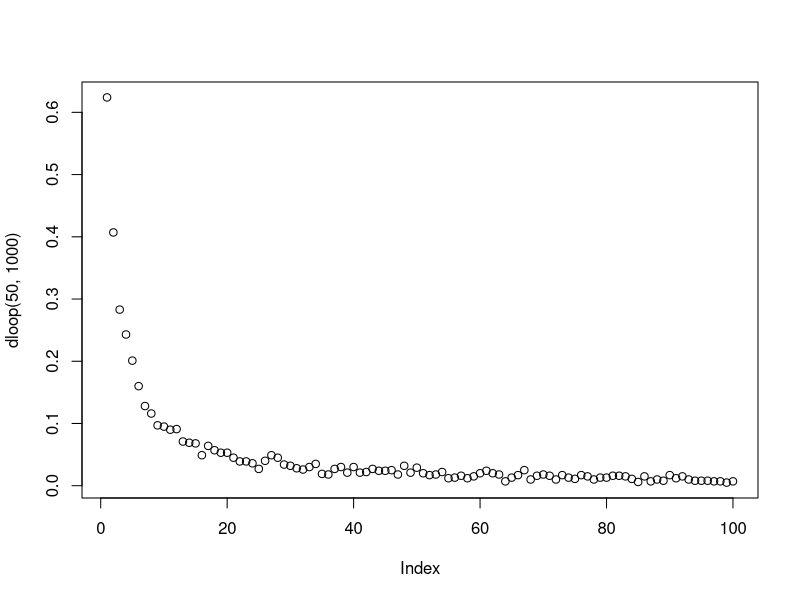

R code for this plot:
# Aidan Garrity (s1997567), Eleni Michaelidou (s2226022), Meshari Alrafidi (s2319759)

# Brief description of what each team member contributed to the project:

# Proportion of the work was undertaken by each team member: Aidan Garrity: 
#                                                            Eleni Michaelidou: 
#                                                            Meshari Alrafidi: 


# -------------------- Overview of the code --------------------

# We simulate the following puzzle: 2n prisoners are given a natural number to identify them, they enter a room 
# with 2n boxes, each box containing a number inside it and a number on it's lid. The prisoners' goal is to select the 
# box with their number in it. They are allowed to choose a maximum of n boxes. Three strategies are simulated here:
# Strategy 1. A prisoner selects the box with their number on the lid. If the number of the card inside the lid, k, is not their 
# number they go to box k and open it. They continue doing this until they either have found their number or have chosen 
# n boxes. 
# Strategy 2. The prisoner chooses a random box then repeats the steps in strategy 1.
# Strategy 3. n boxes are checked randomly 

#---------------------Part One----------------------------------

Pone <- function(n, k, strategy, nreps=10000){
  # This function estimates the probability a single prisoner succeeding in finding their number.
  # Input:  n: the maximum number of boxes the prisoner is allowed to open
  #         k: the prisoner’s number
  #         strategy: which strategy to implement {1,2,3}
  #         nreps (10000 by default): the number of iterations of the simulations to run (in order to estimate the probability)
  # Output: prob: probability of a single prisoner succeeding in finding their number.
  
  prisoners <- k
  prob <- strategy_selection(n, prisoners, strategy, nreps)
  return(prob)
}

Pall <- function(n, strategy, nreps=10000){
  # This function estimates the probability of all prisoners finding their numbers.
  # Input:  n: the maximum number of boxes a prisoner is allowed to open
  #         strategy: which strategy to implement {1,2,3}
  #         nreps (10000 by default): the number of iterations of the simulations to run (in order to estimate the probability)
  # Output: prob: probability of all prisoners succeeding in finding their number.
  
  # Assigning a unique prisoner number to each of the 2n prisoners.
  prisoners <- c(1:(2*n))
  prob <- strategy_selection(n, prisoners, strategy, nreps)
  return(prob)
}


strategy_selection <- function(n, prisoners, strategy, nreps){
  
  if (strategy == 1) {
    
    # The prisoner(s) select(s) the box with their number on the lid as their first box.
    initial_box <- prisoners
    
    prob <- following_numbers(n, prisoners, initial_box, nreps)
    
  }
  else if (strategy ==2) {
    
    # The prisoner(s) select(s) the first box randomly.
    # Two prisoners can start from the same box (replace = TRUE)
    initial_box <- sample(1:(2*n), size=length(prisoners), replace = TRUE)
    
    prob <- following_numbers(n, prisoners, initial_box, nreps)
    
  }
  else if (strategy == 3){
    
    prob <- picking_randomly(n, prisoners, nreps)
    
  }
}


following_numbers <- function(n, prisoners, initial_box, nreps){
  # This function estimates the probability of a single prisoner succeeding in finding their number.
  # The prisoner opens boxes by following the numbers on the card within the boxes.
  # Input:  n: the maximum number of boxes the prisoner is allowed to open
  #         k: the prisoner’s number
  #         nreps: the number of iterations of the simulations to run (in order to estimate the probability)
  # Output: prob: probability of a single prisoner succeeding in finding their number.
  
  
  # success_trial represents the number of trials all prisoners (participating in the experiment) finding their boxes.
  # Initialization of "success_trial"
  success_trial <- 0  
  
  
  # Running the experiment nreps times
  for (i in 1:nreps){
    
    # boxes_found represents the number of prisoners found their boxes.
    # Reset of "boxes_found" in each repetition.
    boxes_found <- 0 
    
    # Assign numbers (1 to 2*n) randomly within the 2*n boxes before starting the experiment.
    # Random placement of numbers within the boxes in each simulation.
    boxes <- sample(1:(2*n), 2*n, replace=FALSE)
    
    pick <- c()
    
    for (k in 1:length(prisoners)){
      
      # Initial box for the experiment based on the strategy for each prisoner
      pick <- initial_box[k]
      
      # The prisoner repeat the process of opening boxes until they have either found the card
      # with their number on it (break the loop) or opened n boxes without finding it.
      for (trial in 1:n){
        
        # Exit the loop when the prisoner finds the card in the box with their number.
        if (boxes[pick] == prisoners[k]){
          boxes_found <- boxes_found + 1
          break
        }else{
          pick = boxes[pick]
        }
      }
    }
    
    # A trial considers as success if all prisoners participating in the experiment find their number.
    if (boxes_found == length(prisoners)){
      success_trial <- success_trial + 1
    }
  }
  
  # probability of success (the prisoner(s) succeed(s) in finding their number).
  prob = success_trial / nreps
  return(prob)
}


picking_randomly <- function(n, prisoners, nreps){
  # This function estimates the probability of a single prisoner succeeding in finding their number.
  # The prisoner opens n boxes at random, checking each card for their number.
  # Input:  n: the maximum number of boxes the prisoner is allowed to open
  #         k: the prisoner’s number
  #         nreps: the number of iterations of the simulations to run (in order to estimate the probability)
  # Output: prob: probability of a single prisoner succeeding in finding their number.
  
  # success_trial represents the number of trials all prisoners (participating in the experiment) finding their boxes.
  # Initialization of "success_trial"
  success_trial <- 0  
  
  # Running the experiment nreps times
  for (i in 1:nreps){
    
    # boxes_found represents the number of prisoners found their boxes.
    # Reset of "boxes_found" in each repetition.
    boxes_found <- 0 
    
    for (k in 1:length(prisoners)){
      
      # we create 2n boxes, n of which can be opened
      boxes <- sample(1:(2*n), n)
      
      # if the prisoner's number is selected... 
      if (k %in% boxes){
        
        # counter increases
        boxes_found <- boxes_found + 1
      }
    }
    
    # A trial considers as success if all prisoners participating in the experiment find their box.
    if (boxes_found == length(prisoners)){
      success_trial <- success_trial + 1
    }
  }  
  # probability of success (the prisoner(s) succeed(s) in finding their number).
  prob = success_trial / nreps
  return(prob)
}

# ---------- Example code ----------

# Example estimating the individual success probability under Strategy 1, n =5 (nreps = 10000 by default)
Pone(n = 5, k = 4, strategy = 1)

# Example estimating the individual success probability under Strategy 2, n =5 (nreps = 10000 by default)
Pone(n = 5, k = 4, strategy = 2)

# Example estimating the individual success probability under Strategy 3, n =5 (nreps = 10000 by default)
Pone(n = 5, k = 4, strategy = 3)

# Example estimating the individual success probability under Strategy 1, n =50 (nreps = 10000 by default)
Pone(n = 50, k = 4, strategy = 1)

# Example estimating the individual success probability under Strategy 2, n =50 (nreps = 10000 by default)
Pone(n = 50, k = 4, strategy = 2)

# Example estimating the individual success probability under Strategy 3, n =50 (nreps = 10000 by default)
Pone(n = 50, k = 4, strategy = 3)


# Example estimating the joint success probability under Strategy 1, n =5 (nreps = 10000 by default)
Pall(n = 5, strategy = 1)

# Example estimating the joint success probability under Strategy 2, n =5 (nreps = 10000 by default)
Pall(n = 5, strategy = 2)

# Example estimating the joint success probability under Strategy 3, n =5 (nreps = 10000 by default)
Pall(n = 5, strategy = 3)

# Example estimating the joint success probability under Strategy 1, n =50 (nreps = 10000 by default)
Pall(n = 50, strategy = 1)

# Example estimating the joint success probability under Strategy 2, n =50 (nreps = 10000 by default)
Pall(n = 50, strategy = 2)

# Example estimating the joint success probability under Strategy 3, n =50 (nreps = 10000 by default)
Pall(n = 50, strategy = 3)


# ---------- Comments on the results ----------
# Under strategy 1, ...

# Under strategy 2, ...

# On the other hand, under strategy 3, we know that each prisoner can open up to n of the 2n boxes (half of the boxes) randomly.
# So, for each prisoner the P(success) = 1/2.
# We also know that the "the prisoner is not allowed to communicate with prisoners yet to have their go".
# So, trials between prisoners are independent. P((2n) prisoners succeed)) = (1/2)^(2n).
# Therefore, for n=50: P(100 prisoners succeed) = (1/2)^100  = close to 0.
# Even for small n, e.g. n=5: P(10 prisoners succeed) = (1/2)^10 = extremely small.


# ---------------------------------------------


dloop <- function(n, nreps){
  # This function estimate the probability that a cycle of any length will occur in a permutation of length 2n.
  # Input:
    # n: The size of the permutation to be considered (i.e. number of prisoners, so 2n boxes are considered)
    # nreps: The amount of simulations to be run to estimate the probability vector.
  # Output:
    # A vector of length 2n where the ith entry is the estimated probability that a cycle of length i will ocurr
    # in a randomly generated permutation of length 2n.
  
  # Tracker for all cycles found.
  totalcount <- rep(0, 2*n)
  
  # Running nreps simulations.
  for (rep in 1:nreps){
    
    # Generating the boxes and cards for this simulation.
    boxes <- sample(1:(2*n))
    # Tracker for the cycles of this loop only.
    loopcount <- rep(0, 2*n)
    # Vector containing which boxes have NOT been opened
    left_to_check <- 1:(2*n)
    
    # Starting with the first box, checking all boxes for a cycle.
    # After a box has been found to be part of a cycle, it is removed from left_to_check.
    i<-1
    while (i %in% left_to_check) {
      
      # counter tracks the length of the current cycle.
        counter <- 1
      # j is a placeholder for opening the next box in a cycle.
        j <- i
      # tracking which boxes were part of this cycle, to be removed from left_to_check
        checked <- c()
      # iterating over all boxes in a cycle, incrementing the counter and updating the checked boxes list.
        while(i != boxes[j]){
          counter <- counter + 1
          checked <- c(checked, j)
          j <- boxes[j]
        }
        
        checked <- c(checked, j)
        
        # Indicating that a cycle of length counter was found
        # To instead enumerate all cycles in the boxes, this can be changed to 
        # loopcount[counter] <- loopcount[counter] + 1
        loopcount[counter] <- 1
        
        # Removing the checked boxes.
        left_to_check <- left_to_check[-match(checked, left_to_check)]
  
      # If there are no more boxes to check, we are done.
      if (length(left_to_check) == 0){
        break
      }
       
    # Setting the next box to start with for the next cycle. 
      i <- left_to_check[1]
  
    }
    
    totalcount <- totalcount + loopcount
  }
  
  return(totalcount / nreps)
}

plot(dloop(50,1000))


  
